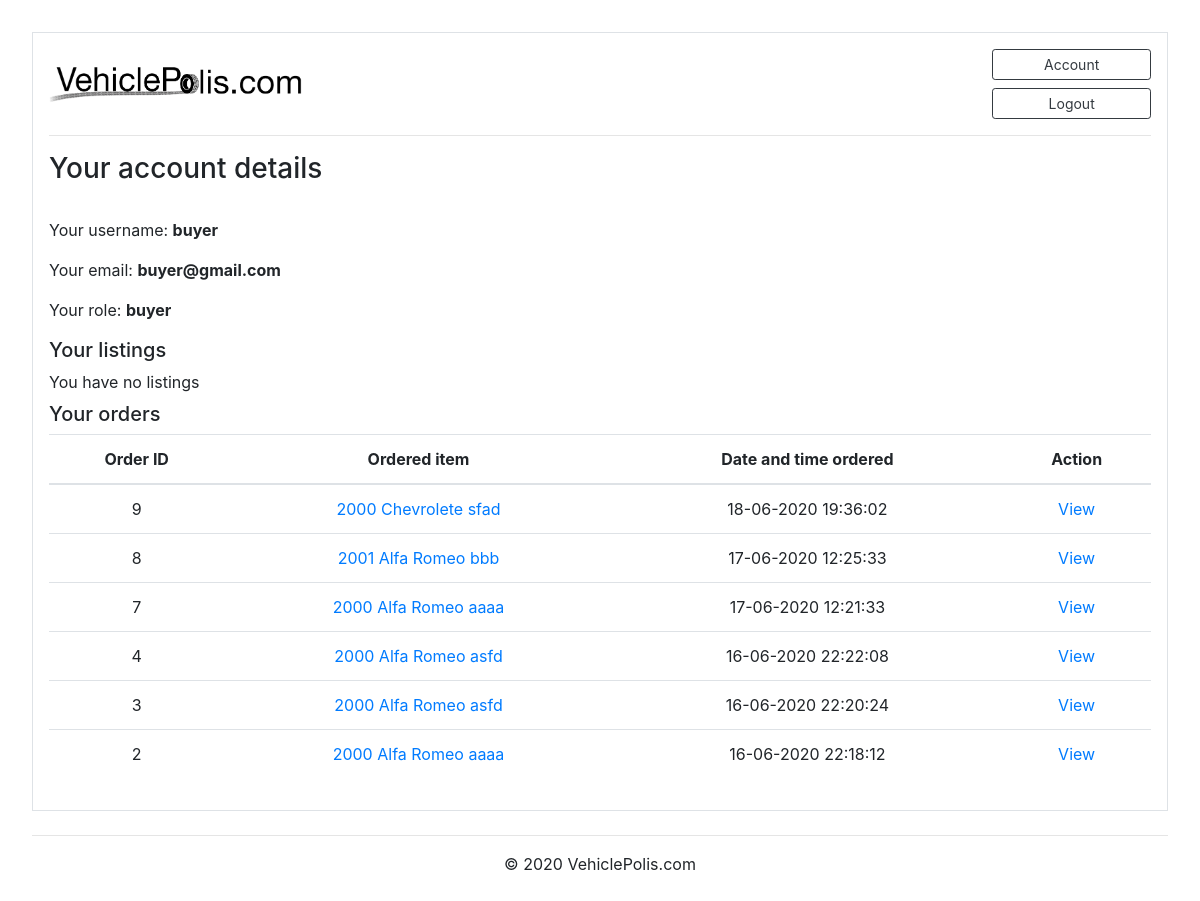
Page /account (signed in) on the earlier database version.
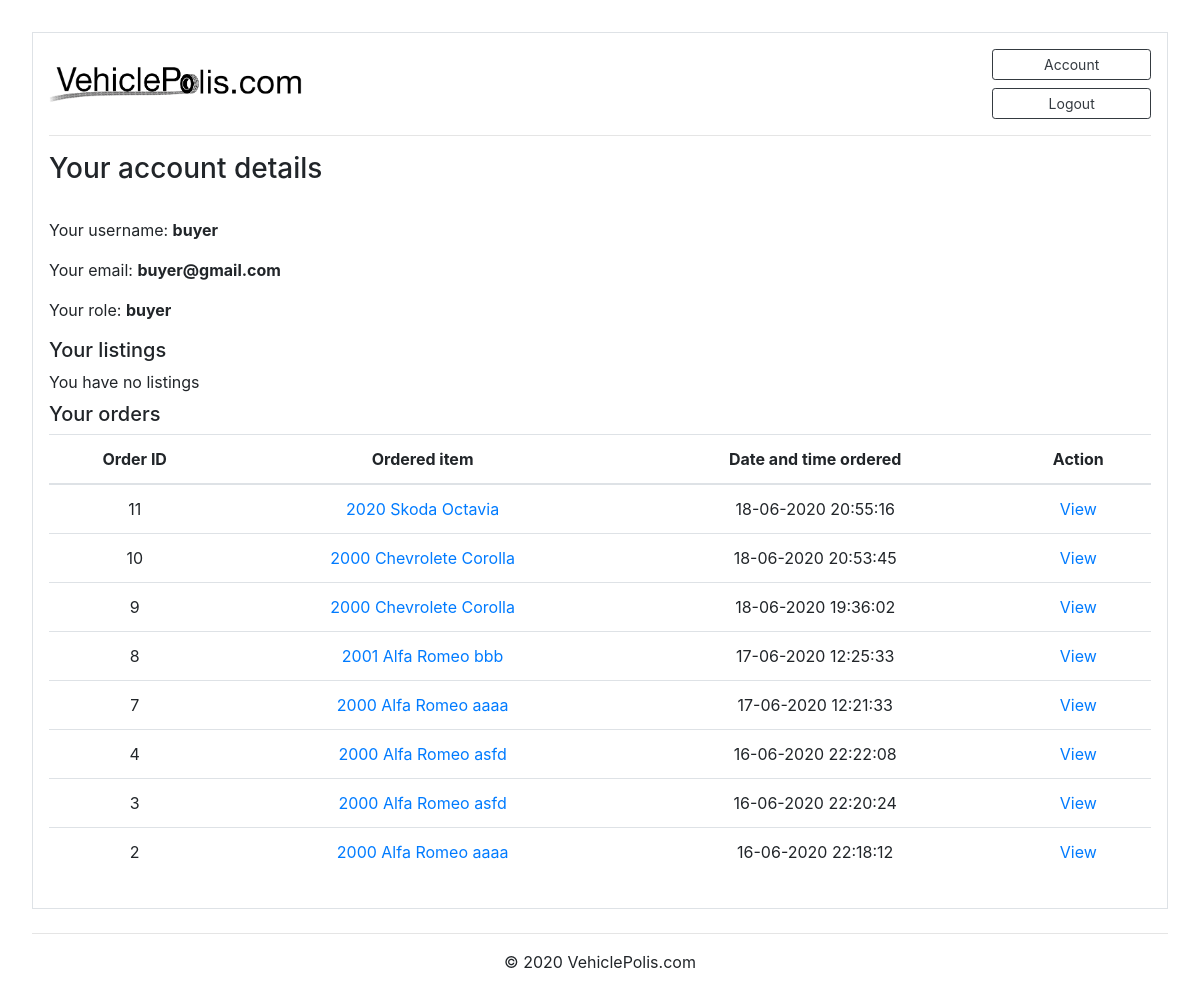
Same page on the later database version.
### marketplace/models.py (models this page shows, shortened)
class User(db.Model, UserMixin):
    id = db.Column(db.Integer, primary_key=True)
    username = db.Column(db.String(20), unique=True, nullable=False)
    email = db.Column(db.String(120), unique=True, nullable=False)
    password = db.Column(db.String(60), nullable=False)
    role = db.Column(db.String(10), unique=False, nullable=False) #not sure about this one, gotta figure out
    contact_number = db.Column(db.String(60), nullable=False)
    posts = db.relationship('Post', backref='author', lazy=True)
    orders = db.relationship('Order', backref='author', lazy=True)
    reviews = db.relationship('Review', backref='author', lazy=True)

class Order(db.Model):
    id = db.Column(db.Integer, primary_key=True)
    quantity = db.Column(db.Integer(), nullable=False)
    first_name = db.Column(db.String(100), nullable=False)
    last_name = db.Column(db.String(100), nullable=False)
    company_name = db.Column(db.String(100), nullable=True)
    address1 = db.Column(db.String(100), nullable=False)
    address2 = db.Column(db.String(100), nullable=False)
    suburb = db.Column(db.String(100), nullable=False)
    city = db.Column(db.String(100), nullable=False)
    state = db.Column(db.String(100), nullable=False)
    country = db.Column(db.String(100), nullable=False)
    phone = db.Column(db.String(100), nullable=False)
    email = db.Column(db.String(100), nullable=False)
    date_posted = db.Column(db.DateTime, nullable=False, default=datetime.now)
    item_id = db.Column(db.Integer, db.ForeignKey('post.id'), nullable=False)
    user_id = db.Column(db.Integer, db.ForeignKey('user.id'), nullable=False)
    reviews = db.relationship('Review', backref='order', lazy=True)

class Post(db.Model):
    id = db.Column(db.Integer, primary_key=True)
    condition = db.Column(db.String(100), nullable=False)
    title = db.Column(db.String(100), nullable=False)
    make = db.Column(db.String(100), nullable=False)
    model = db.Column(db.String(100), nullable=False)
    price = db.Column(db.Integer(), nullable=False)
    year = db.Column(db.Integer(), nullable=False)
    ODO = db.Column(db.Integer(), nullable=False)
    category = db.Column(db.String(100), nullable=False)
    fuel = db.Column(db.String(100), nullable=False)
    transmission = db.Column(db.String(100), nullable=False)
    quantity = db.Column(db.Integer(), nullable=False)
    date_posted = db.Column(db.DateTime, nullable=False, default=datetime.now)
    description = db.Column(db.Text, nullable=True)
    image_file = db.Column(db.String(20), nullable=False, default='default.png')
    user_id = db.Column(db.Integer, db.ForeignKey('user.id'), nullable=False)
    orders = db.relationship('Order', backref='item', lazy=True)
    reviews = db.relationship('Review', backref='item', lazy=True)

### marketplace/routes.py (the view)
@current_app.route("/account")
@login_required
def account():
    searchform = SearchForm()
    posts = Post.query.order_by(Post.id.desc()).filter(Post.author == current_user)
    orders = Order.query.order_by(Order.id.desc()).filter(Order.author == current_user)
    posts_count = Post.query.order_by(Post.id.desc()).filter(Post.author == current_user).count()
    orders_count = Order.query.order_by(Order.id.desc()).filter(Order.author == current_user).count()
    return render_template('account.html', searchform=searchform, posts=posts, orders=orders, posts_count=posts_count, orders_count=orders_count)

### marketplace/models.py (called while the page is built)
@login_manager.user_loader
def load_user(user_id):
    return User.query.get(int(user_id))

### marketplace/templates/account.html
{% extends "base.html" %}
{% block content %}
<h3 class="account-heading">Your account details</h3>
<br>
<p class="text"> Your username: <b>{{ current_user.username }}</p></b>
<p class="text"> Your email: <b>{{ current_user.email }}</p></b>
<p class="text"> Your role: <b>{{ current_user.role }}</p></b>
<h5>Your listings</h5>
{% if posts_count %}
  <table class="table text-center">
    <thead>
      <tr>
        <th>ID</th>
        <th>Info</th>
        <th>Date posted</th>
        <th>Action</th>
      </tr>
    </thead>
    <tbody>
        {% for post in posts %}
      <tr>
        <td>{{post.id}}</td>
        <td> <a href="{{ url_for('post', post_id=post.id) }}"> {{post.year}} {{post.make}} {{post.model}}</a></td>
        <td>{{ post.date_posted.strftime('%d-%m-%Y') }}</td>
        <td><a href="{{ url_for('update_post', post_id=post.id) }}">Edit</a>/<a href="{{ url_for('delete_post', post_id=post.id) }}">Delete</a></td>
      </tr>
      {% endfor %}
    </tbody>
  </table>
{% else %}
  <p class="mb-2">You have no listings</p>
{% endif %}
<h5>Your orders</h5>
{% if orders_count %}
<table class="table text-center">
  <thead>
    <tr>
      <th>Order ID</th>
      <th>Ordered item</th>
      <th>Date and time ordered</th>
      <th>Action</th>
    </tr>
  </thead>
  <tbody>
    {% for order in orders %}
      <tr>
        <td>{{order.id}}</td>
        <td> <a href="{{ url_for('post', post_id=order.item.id) }}"> {{order.item.year}} {{order.item.make}} {{order.item.model}}</a></td>
        <td>{{ order.date_posted.strftime('%d-%m-%Y %H:%M:%S') }}</td>
        <td><a href="{{ url_for('order_details', order_id=order.id) }}">View</a></td>
      </tr>
    {% endfor %}
  </tbody>
</table>
{% else %}
<p class="mb-2">You have no orders</p>
{% endif %}
{% endblock content %}

### marketplace/templates/base.html (shortened to what this page needs)
<!doctype html>
<html lang="en">
  <head>
    <link rel="stylesheet" href="https://stackpath.bootstrapcdn.com/bootstrap/4.4.1/css/bootstrap.min.css">
    <link rel="stylesheet" type="text/css" href="/static/CSS/styles.css">
  </head>
  <body>
    <div class="container p-3 my-3 border">
        <div class="row">
            <div class="col-md-4 col-lg-3 my-auto">
                <a href="{{ url_for('home') }}"><img src="/static/images/logo.png" class = "img-responsive" width = "100%"></a>
            </div>
            <div class="col-md-2 col-lg-2">
                {% if current_user.is_authenticated %}
                    <a href="{{url_for('account')}}" class="btn btn-outline-dark btn-block btn-sm">Account</a>
                    <a href="{{url_for('logout')}}" class="btn btn-outline-dark btn-block btn-sm">Logout</a>
                {% else %}
                    <a href="{{url_for('login')}}" class="btn btn-outline-dark btn-block btn-sm">Login</a>
                    <a href="{{url_for('register')}}" class="btn btn-outline-dark btn-block btn-sm">Register</a>
                {% endif %}
            </div>
        </div>
        <hr>
        <div class='content'>
            {% block content %}
            {% endblock %}
        </div>
    </div>
    <footer class="footer">
        <hr class="mb-3 mt-4">
        <p class="text-center">© 2020 VehiclePolis.com</p>
    </footer>
  </body>
</html>

### marketplace/static/CSS/styles.css (style rules this page uses)
body { margin:2rem; }

Differences in the rows shown:
added Order: id "11", item.year "2020", item.make "Skoda", item.model "Octavia", date_posted "18-06-2020 20:55:16"
added Order: id "10", item.year "2000", item.make "Chevrolete", item.model "Corolla", date_posted "18-06-2020 20:53:45"
changed through a linked row, Order id 9: item.model "sfad" → "Corolla"
